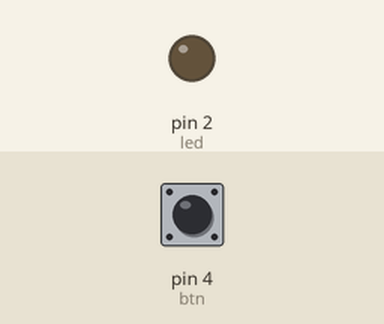
Recording of a sketch running on a simulated Arduino Uno, built with avr-gcc and run on an emulated ATmega328P. Parts: output pins drawn as LEDs (lit = HIGH). Dashed ring = blinking. The inputs (shaded band) are chosen by the test bench; at power-on: pin 4 (btn) LOW.

Above: at 1.2 s.
1.3 s: pin 4 (btn) pulled HIGH for 3.2 s
At 2.1 s:
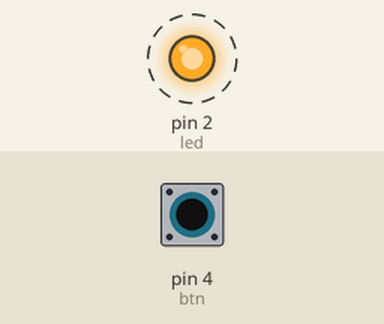
Timing chart, 0 to 5.8 s (numbered marks = the images above; inputs shaded):
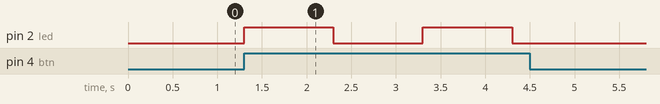

The sketch:

Aula_2.ino
```cpp
// C++ code
// Projeto Aula 2 - Arduino pelo Tinkercad
// Ligando um LED por intermédio de um botão

//Definindo os pinos:
#define led 2
#define btn 4

//Configurando as entradas e saídas:
void setup()
{
	pinMode (led, OUTPUT);
  	pinMode (btn, INPUT);
}

//Definindo o funcionamento(infinito) do programa:
void loop()
{
  if(digitalRead(btn) == HIGH){
    digitalWrite (led, HIGH);
    delay(1000);
    digitalWrite(led, LOW);
    delay(1000);
  }else{
  	digitalWrite (led, LOW);
  }

}
```

Measured:
- after the input at 1.3 s, pin 2 (led): alternates HIGH for 1.0 s and LOW for 1.0 s, 4 changes in all, then stays LOW, starting at once
